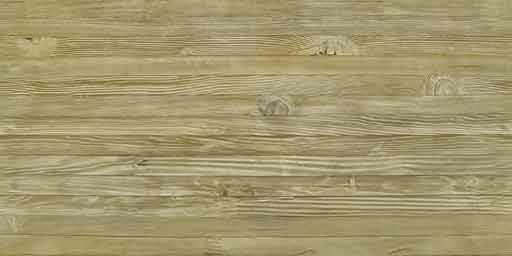
//> input picture workshop-gazebo/models/palm_tree/meshes/model/__Wood_Lumber_ButtJoined_.jpg, 512 x 256 px, given in place of the camera
$ ./square ../workshop-gazebo/models/palm_tree/meshes/model/__Wood_Lumber_ButtJoined_.jpg   (built with g++ and OpenCV 4)
//> lines starting //> are read from the running program, lines starting //| are printed output that depends on the picture; after the words box and inside, x2 and y2 are one past the last pixel; in counts of white or black regions, pixels touching at a corner belong together
#include "opencv2/core.hpp"
#include "opencv2/imgproc.hpp"
#include "opencv2/highgui.hpp"

/* https://phoenixnap.com/kb/installing-opencv-on-ubuntu */

#include <iostream>

using namespace cv;
using namespace std;

static void help(const char* programName)
{
//> further down, frame is the input picture: 256 rows x 512 cols, CV_8UC3; mean B, G, R 110.7, 152.3, 163.9
    cout <<
    "\nA program using pyramid scaling, Canny, contours, and contour simplification\n"
    "to find squares in a video capture.\n"
    "Press ESC to exit.\n"
    "Using OpenCV version " << CV_VERSION << "\n" << endl;
}

int thresh = 100, N = 11; // Increased threshold for edge detection
const char* wndname = "Square Detection Demo";

static double angle(Point pt1, Point pt2, Point pt0)
{
    double dx1 = pt1.x - pt0.x;
    double dy1 = pt1.y - pt0.y;
    double dx2 = pt2.x - pt0.x;
    double dy2 = pt2.y - pt0.y;
    return (dx1*dx2 + dy1*dy2) / sqrt((dx1*dx1 + dy1*dy1)*(dx2*dx2 + dy2*dy2) + 1e-10);
}

static void findSquares(const Mat& image, vector<vector<Point> >& squares)
{
    squares.clear();

    Mat pyr, timg, gray0(image.size(), CV_8U), gray;

    pyrDown(image, pyr, Size(image.cols / 2, image.rows / 2));
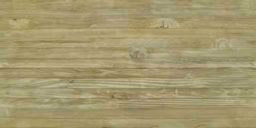
//> pyr: 128 rows x 256 cols, CV_8UC3; mean B, G, R 110.8, 152.3, 163.9
    pyrUp(pyr, timg, image.size());
    vector<vector<Point> > contours;

    for (int c = 0; c < 3; c++)
    {
        int ch[] = { c, 0 };
        mixChannels(&timg, 1, &gray0, 1, ch, 1);

        for (int l = 0; l < N; l++)
        {
            if (l == 0)
            {
                // Use Canny edge detector with a higher threshold
                Canny(gray0, gray, 0, thresh, 5);
                dilate(gray, gray, Mat(), Point(-1, -1));
            }
            else
            {
                gray = gray0 >= (l + 1) * 255 / N;
            }

            findContours(gray, contours, RETR_LIST, CHAIN_APPROX_SIMPLE);

            vector<Point> approx;

            for (size_t i = 0; i < contours.size(); i++)
            {
                // Increase the accuracy of contour approximation
                approxPolyDP(contours[i], approx, arcLength(contours[i], true) * 0.04, true);

                if (approx.size() == 4 &&
                    fabs(contourArea(approx)) > 1000 &&
                    isContourConvex(approx))
                {
                    double maxCosine = 0;

                    for (int j = 2; j < 5; j++)
                    {
                        double cosine = fabs(angle(approx[j % 4], approx[j - 2], approx[j - 1]));
                        maxCosine = MAX(maxCosine, cosine);
                    }

                    // Increase the threshold for identifying squares
                    if (maxCosine < 0.2)
                        squares.push_back(approx);
                }
            }
        }
    }
//> this loop made 3 passes
//> pass 1, in findSquares, `mixChannels(&timg, 1, &gray0, 1, ch, 1);`:
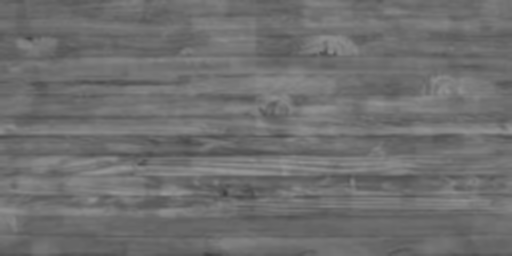
//> gray0: 256 rows x 512 cols, CV_8UC1; min 63, max 151, mean 110.8
//> pass 2, in findSquares, `mixChannels(&timg, 1, &gray0, 1, ch, 1);`:
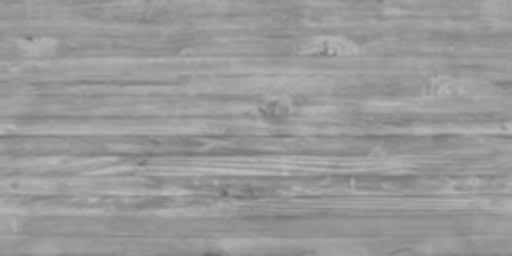
//> gray0: 256 rows x 512 cols, CV_8UC1; min 104, max 187, mean 152.4
//> after the loop: gray: 256 rows x 512 cols, CV_8UC1; every value is 0
//> after the loop, contours = 0 contours; squares = 16 contours; largest, box (x1, y1, x2, y2) and area: (0, 0, 512, 256) 130305, (0, 0, 512, 256) 130305, (0, 0, 512, 256) 130305, (0, 0, 512, 256) 130305, (0, 0, 512, 256) 130305
}

int main(int argc, char** argv)
{
    help(argv[0]);

    VideoCapture cap(0);
    if (!cap.isOpened())
    {
        cerr << "Error: Unable to open camera." << endl;
        return -1;
    }

    Mat frame;
    namedWindow(wndname, 1);

    while (true)
    {
        cap >> frame;
        if (frame.empty())
        {
            cerr << "Error: Unable to read frame." << endl;
            break;
        }

        vector<vector<Point> > squares;
        findSquares(frame, squares);

        polylines(frame, squares, true, Scalar(0, 255, 0), 3, LINE_AA);
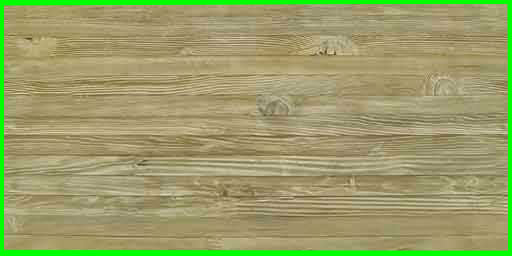
//> frame: 256 rows x 512 cols, CV_8UC3; 6.08% of pixels changed, all inside (x1, y1, x2, y2) = (0, 0, 512, 256)
        imshow(wndname, frame);

        int key = waitKey(30);
//> the Esc key is pressed
        if (key == 27) // ESC key
            break;
    }

    return 0;
}
